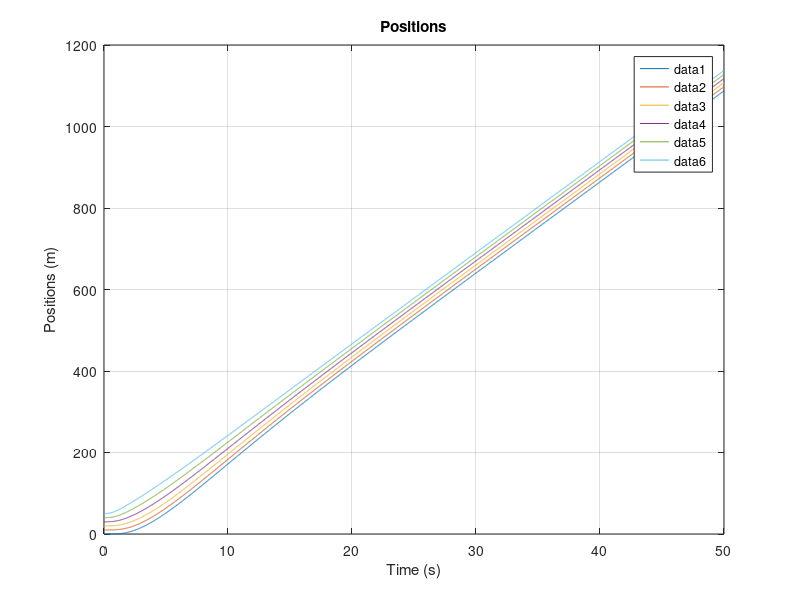
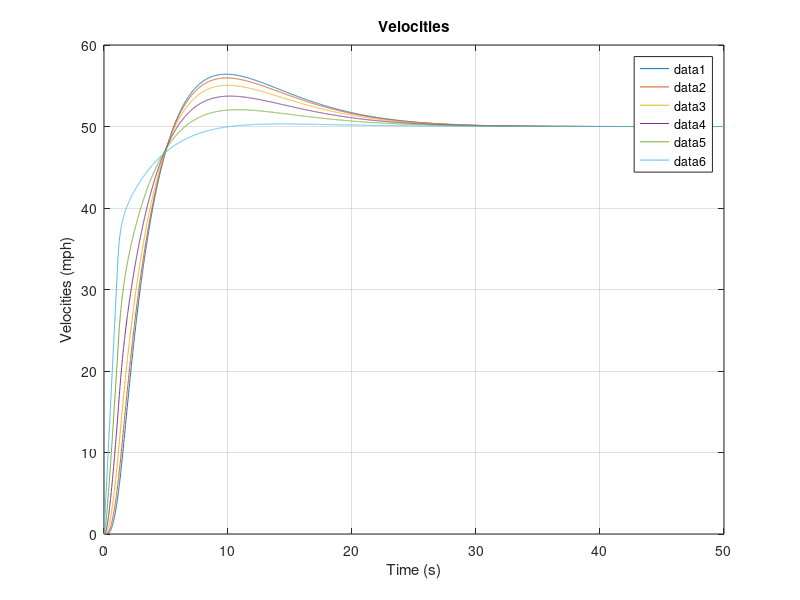
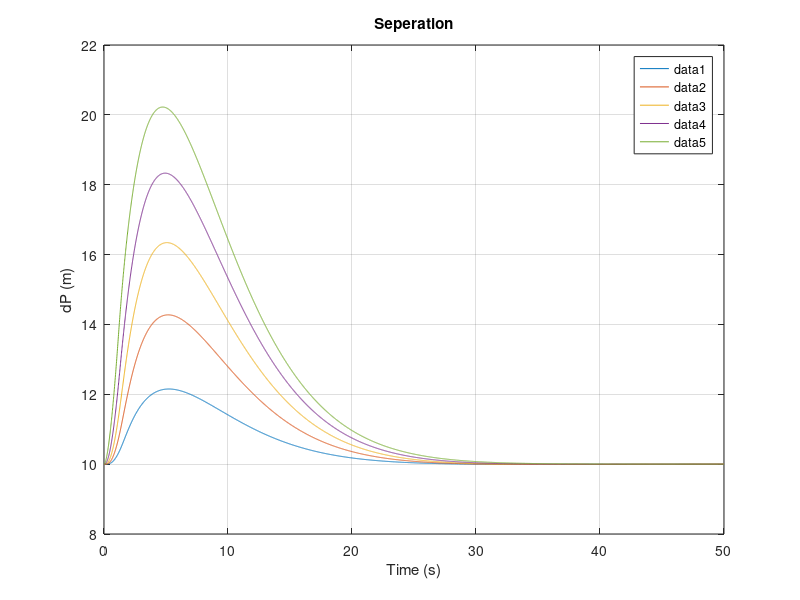
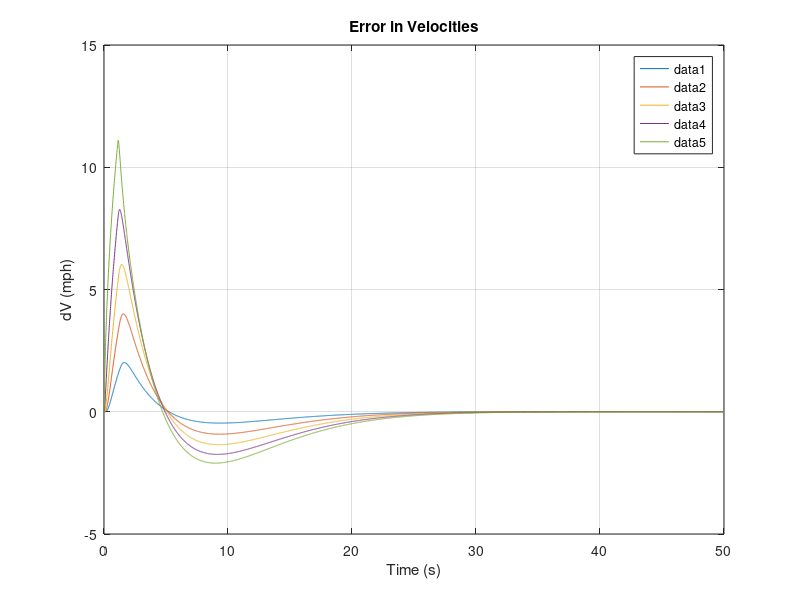

Recreate these plots in MATLAB, in order.
%% Vehicle Platoon

close all; clc; clear;

%% Functions

kpi = 1;
kdi = 7;
d = 10;

N = 6; % Platoon size with Leader

R = or(mod((3:N*5-2),5)==1,mod((3:N*5-2),5)==3)' .* d; % Reference Signal
R(end) = 22.352;

W = @(t) t*0; % Acceleration of the leader.
G = zeros(2*N,1);
G(end) = 1;

A = diag(mod((1:N*2-1),2)==1,1)*1;
B = zeros(2*N,N);
C = zeros(N*5-4,2*N);
for n=2:2:2*N
    B(n,n/2) = 1;
end

Ci = [-1  0  1  0  0  0; ...
       0 -1  0  1  0  0; ...
       0  0 -1  0  1  0; ...
       0  0  0 -1  0  1; ...
       0  0  0  1  0  0];
   
C1 = [ -1  0  1  0; ...
        0 -1  0  1; ...
        0  1  0  0];

CN = [ -1  0  1  0; ...
        0 -1  0  1; ...
        0  0  0  1];

C(1:3,1:4) = C1;
C(end-2:end,end-3:end) = CN;

K = zeros(N,length(R));
Ki = [kpi kdi -kpi -kdi 0];
K1 = [-kpi -kdi 0];
KN = [kpi kdi kdi];

K(1,1:3) = K1;
K(end,end-2:end) = KN;

for n=0:N-3
    C(((n)*5+4):((n)*5+8),((n)*2 + 1):((n)*2 + 6)) = Ci;
    
    K(n+2,n*5+4:n*5+8) = Ki;
end

% simulate instability
K_a = K;
% %kps
% K_a(4,14) = -3;
% K_a(4,16) = 3;
%kds
K_a(3,10) = -1.5;
K_a(3,12) = -K_a(3,10);
% K_a(4,14) = 1.2;
% K_a(4,16) = -K_a(4,14);

% attacker modifying C
% C(7,:) = -0.7*C(7,:);
% C(15,:) = -0.7*C(15,:);

% B(end,end) = 0;

A_tilda = A-B*K*C;
%A_tilda = A-B*K_a*C;
% U_tilda = B*K*R+G*W(1);

U_tilda = B*K*R;
%U_tilda = B*K_a*R;

% Eigen_A_tilda = eig(A_tilda);

%% simulation

X0  = [0 0 10 0 20 0 30 0 40 0 50 0]';
% X0  = zeros(N*2,1);
% X0(end) = 22.352; % 50 mph in m/s


% Xdot = @(t,X) (A_tilda * X + U_tilda);

% [t,X] = ode45(@(t,X) Xdot(t,X,A_tilda,U_tilda),[0 20],X0);

%% Simulation Euler-Cauchy
tf = 50;
dt = 0.01;

clear X t
t=0:dt:tf;

maxA = 13.4112; % 30 mph/s in m/s^2
minA = -13.4112; % -30 mph/s m/s^2

X(1,:) = X0';

for n=2:length(t)
    E(n-1,:) = (R - C*X(n-1,:)')';
    
    U(n-1,:) = (K*E(n-1,:)');
%     U(n-1,2) = U(n-1,2) - kdi*100*sin(-0*pi/2+0.1*t(n));
%     U(n-1,4) = U(n-1,4) + kdi*100*sin(0.1*t(n));
%     U(n-1,:) = (K_a*E(n-1,:)');

    U(maxA<U)=maxA;
    U(minA>U)=minA;   

    Xd = A*X(n-1,:)' + B*U(n-1,:)';
    X(n,:) = X(n-1,:) + dt*Xd';
end



%% Plots
% U = -K*C*X'+K*R;
%U = -K_a*C*X'+K_a*R;

maxA = 13.4112; % 30 mph/s in m/s^2
minA = -13.4112; % -30 mph/s m/s^2

% U(maxA<U)=maxA;
% U(-maxA>U)=maxA;

for n=1:N
figure(1); plot(t,X(:,n*2-1)); hold on;
end
title('Positions');
xlabel('Time (s)');
ylabel('Positions (m)');
legend('show')
grid on



for n=1:N
figure(2); plot(t,X(:,n*2).*2.23694); hold on
end
title('Velocities');
xlabel('Time (s)');
ylabel('Velocities (mph)');
legend('show')
grid on



for n=1:N-1
figure(3); plot(t,X(:,(n+1)*2-1)-X(:,(n)*2-1)); hold on;
end
title('Seperation');
xlabel('Time (s)');
ylabel('dP (m)');
legend('show')
grid on



for n=1:N-1
figure(4); plot(t,X(:,(n+1)*2).*2.23694-X(:,n*2).*2.23694); hold on
end
title('Error in Velocities');
xlabel('Time (s)');
ylabel('dV (mph)');
legend('show')
grid on


for n=1:N-1
figure(5); plot(t(2:end),U(:,n)./9.806); hold on
end
title('Accelerations');
xlabel('Time (s)');
ylabel('Accelerations (g)');
legend('show')
grid on


%% Energy Calculation

cn = 5;

% pos = X(2:end,-1+2*cn);
dpr = X(2:end,-1+2*cn) - X(2:end,-1+2*(cn-1)) - d;
dpf = X(2:end,-1+2*(cn+1)) - X(2:end,-1+2*cn) - d;
dvr = X(2:end,2*cn) - X(2:end,2*(cn-1));
dvf = X(2:end,2*(cn+1)) - X(2:end,2*cn);
vel = X(2:end,2*cn);
acc = U(:,cn);

Wnsquare = kpi;

en     = kpi.*0.5.*dpr.^2 + kpi.*0.5.*dpf.^2  + 0.5.*vel.^2;
% en_dot = (kpi.*dpf - kdi).*dvf + vel.*acc + (kpi.*dpr - kdi).*dvr ;
en_dot =  (en(2:end)-en(1:end-1))./dt;

% for n=1:N-1
figure(6); plot(t(2:end),en); hold on
% end
title('Energy');
xlabel('Time (s)');
ylabel('Energy (J/kg)');
legend('show')
grid on

% for n=1:N-1
figure(7); plot(t(3:end),en_dot); hold on
% end
title('Energy Rate');
xlabel('Time (s)');
ylabel('Energy rate(J/kg/s)');
legend('show')
grid on
